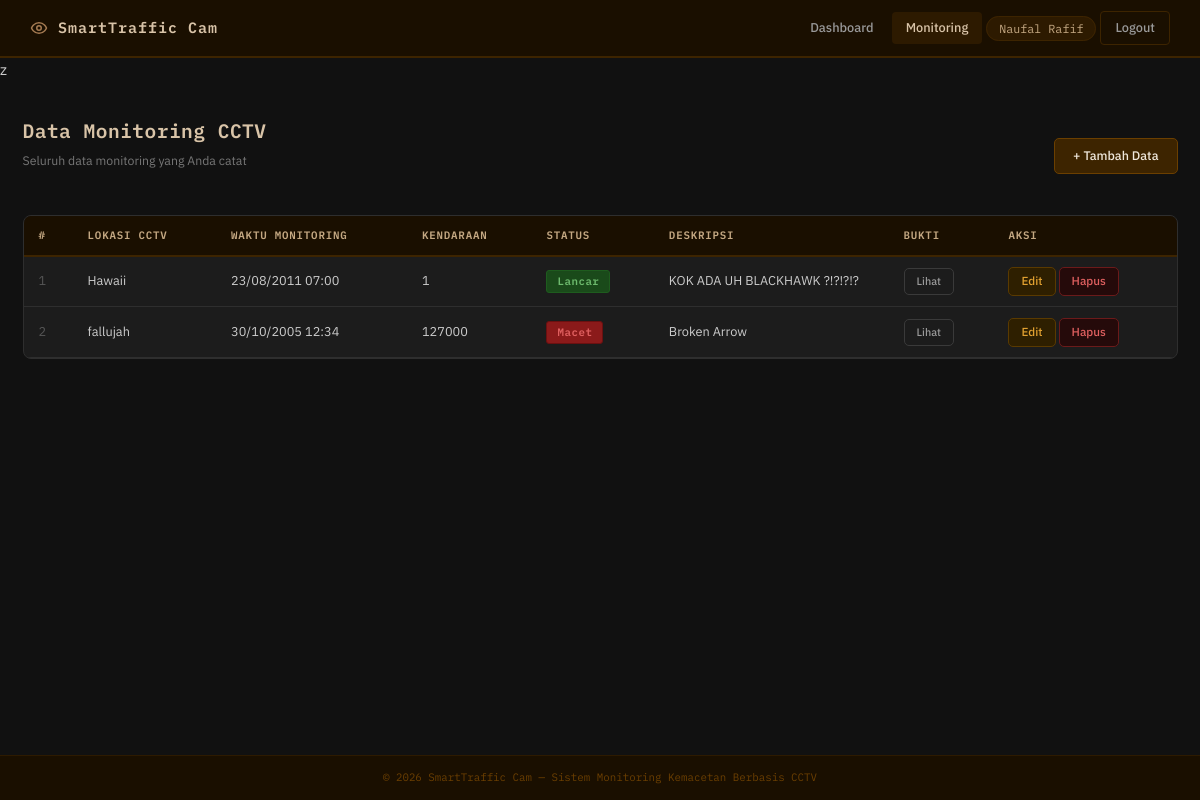
The app's page /monitoring.php (signed in) with its own data.
### tables this page shows
CREATE TABLE `monitoring` (
  `id` int(11) NOT NULL,
  `user_id` int(11) NOT NULL,
  `lokasi_cctv` varchar(150) NOT NULL,
  `waktu_monitoring` datetime NOT NULL,
  `jumlah_kendaraan` int(11) NOT NULL,
  `status_kemacetan` enum('Lancar','Padat','Macet') NOT NULL,
  `deskripsi` text NOT NULL,
  `foto_bukti` varchar(255) NOT NULL,
  `created_at` timestamp NOT NULL DEFAULT current_timestamp()
);

### monitoring.php (the view, shortened to what this page needs)
<?php
require 'koneksi.php';
$uid    = (int)$_SESSION['user_id'];
$result = mysqli_query($conn, "SELECT * FROM monitoring WHERE user_id = $uid ORDER BY waktu_monitoring DESC");
?>
<!DOCTYPE html>
<html lang="id">
<head>
    <link rel="stylesheet" href="assets/style.css">
</head>
<body>
<?php require 'navbar.php'; ?>
<div class="page-wrapper">
    <div class="section-header">
        <div>
            <div class="page-title">Data Monitoring CCTV</div>
            <div class="page-subtitle">Seluruh data monitoring yang Anda catat</div>
        </div>
        <a href="tambah_monitoring.php" class="btn btn-primary">+ Tambah Data</a>
    </div>
    <div class="card">
        <div class="table-wrap">
            <table>
                <thead>
                    <tr>
                        <th>#</th>
                        <th>Lokasi CCTV</th>
                        <th>Waktu Monitoring</th>
                        <th>Kendaraan</th>
                        <th>Status</th>
                        <th>Deskripsi</th>
                        <th>Bukti</th>
                        <th>Aksi</th>
                    </tr>
                </thead>
                <tbody>
                <?php if (mysqli_num_rows($result) === 0): ?>
                    <tr><td colspan="8" class="no-data">Belum ada data. <a href="tambah_monitoring.php">Tambah sekarang</a>.</td></tr>
                <?php else: ?>
                    <?php $no = 1; while ($row = mysqli_fetch_assoc($result)): ?>
                    <tr>
                        <td style="color:#555;"><?= $no++ ?></td>
                        <td><?= htmlspecialchars($row['lokasi_cctv']) ?></td>
                        <td style="white-space:nowrap;"><?= date('d/m/Y H:i', strtotime($row['waktu_monitoring'])) ?></td>
                        <td><?= (int)$row['jumlah_kendaraan'] ?></td>
                        <td><span class="badge badge-<?= strtolower($row['status_kemacetan']) ?>"><?= $row['status_kemacetan'] ?></span></td>
                        <td style="max-width:180px; overflow:hidden; text-overflow:ellipsis; white-space:nowrap;" title="<?= htmlspecialchars($row['deskripsi']) ?>"><?= htmlspecialchars($row['deskripsi']) ?></td>
                        <td><a href="uploads/<?= htmlspecialchars($row['foto_bukti']) ?>" target="_blank" class="btn btn-sm" style="background:#1c1c1c; border-color:#3a3a3a; color:#999; font-size:.72rem;">Lihat</a></td>
                        <td style="white-space:nowrap;">
                            <a href="edit_monitoring.php?id=<?= (int)$row['id'] ?>" class="btn btn-warning">Edit</a>
                            <a href="hapus_monitoring.php?id=<?= (int)$row['id'] ?>" class="btn btn-danger" onclick="return confirm('Yakin ingin menghapus data ini beserta file buktinya?')">Hapus</a>
                        </td>
                    </tr>
                    <?php endwhile; ?>
                <?php endif; ?>
                </tbody>
            </table>
        </div>
    </div>
</div>
<?php require 'footer.php'; ?>
</body>
</html>

### assets/style.css (style rules this page uses)
:root { --brown-900: #1a0f00; --brown-800: #2d1a00; --brown-700: #3d2400; --brown-600: #6b3f00; --brown-500: #8B5E3C; --brown-400: #a67c52; --brown-300: #c4a882; --brown-200: #d9c4a8; --brown-100: #f0e8db; --gray-900: #111111; --gray-800: #1c1c1c; --gray-750: #242424; --gray-700: #2e2e2e; --gray-600: #3a3a3a; --gray-500: #555555; --gray-400: #777777; --gray-300: #999999; --gray-200: #cccccc; --gray-100: #e8e8e8; --white: #f5f0ea; --danger: #8b1a1a; --danger-light: #c0392b; --success: #1a4a1a; --success-light: #27ae60; --warning: #5a3a00; --warning-light: #d4830a; }
*, *::before, *::after { box-sizing: border-box; margin: 0; padding: 0; }
html { font-size: 15px; }
body { font-family: 'IBM Plex Sans', sans-serif; background-color: var(--gray-900); color: var(--gray-200); min-height: 100vh; display: flex; flex-direction: column; line-height: 1.6; }
a { color: var(--brown-300); text-decoration: none; }
.page-wrapper { flex: 1; padding: 2.2rem 1.5rem; max-width: 1200px; margin: 0 auto; width: 100%; }
.page-title { font-family: 'IBM Plex Mono', monospace; font-size: 1.3rem; font-weight: 600; color: var(--brown-200); letter-spacing: .5px; margin-bottom: .3rem; }
.page-subtitle { font-size: .82rem; color: var(--gray-400); margin-bottom: 1.8rem; }
.card { background: var(--gray-800); border: 1px solid var(--gray-700); border-radius: 8px; overflow: hidden; }
.table-wrap { overflow-x: auto; }
table { width: 100%; border-collapse: collapse; font-size: .85rem; }
thead th { background: var(--brown-900); color: var(--brown-300); font-family: 'IBM Plex Mono', monospace; font-size: .72rem; font-weight: 600; letter-spacing: .8px; text-transform: uppercase; padding: .7rem 1rem; border-bottom: 2px solid var(--brown-700); white-space: nowrap; text-align: left; }
tbody tr { border-bottom: 1px solid var(--gray-700); transition: background .1s; }
tbody td { padding: .7rem 1rem; vertical-align: middle; color: var(--gray-200); }
.badge { display: inline-block; padding: 2px 10px; border-radius: 3px; font-family: 'IBM Plex Mono', monospace; font-size: .72rem; font-weight: 600; letter-spacing: .5px; }
.badge-lancar { background: var(--success); color: #6dba6d; border: 1px solid #1e5c1e; }
.badge-macet { background: var(--danger); color: #e06060; border: 1px solid #6b1010; }
.btn { display: inline-flex; align-items: center; gap: 5px; padding: 7px 18px; border-radius: 5px; font-family: 'IBM Plex Sans', sans-serif; font-size: .83rem; font-weight: 500; cursor: pointer; border: 1px solid transparent; transition: all .15s; text-decoration: none; }
.btn-primary { background: var(--brown-700); border-color: var(--brown-600); color: var(--brown-100); }
.btn-warning { background: #2e1f00; border-color: #5a3a00; color: #e0a030; font-size: .78rem; padding: 4px 12px; }
.btn-danger { background: #250a0a; border-color: #6b1a1a; color: #e06060; font-size: .78rem; padding: 4px 12px; }
.btn-sm { padding: 4px 12px; font-size: .78rem; }
.section-header { display: flex; justify-content: space-between; align-items: center; margin-bottom: 1.2rem; }

### records on screen
monitoring: lokasi_cctv "Hawaii", waktu_monitoring "23/08/2011 07:00", jumlah_kendaraan "1", status_kemacetan "Lancar", deskripsi "KOK ADA UH BLACKHAWK ?!?!?!?"
monitoring: lokasi_cctv "fallujah", waktu_monitoring "30/10/2005 12:34", jumlah_kendaraan "127000", status_kemacetan "Macet", deskripsi "Broken Arrow"

### other values on screen
$_SESSION['nama'] "Naufal Rafif"
